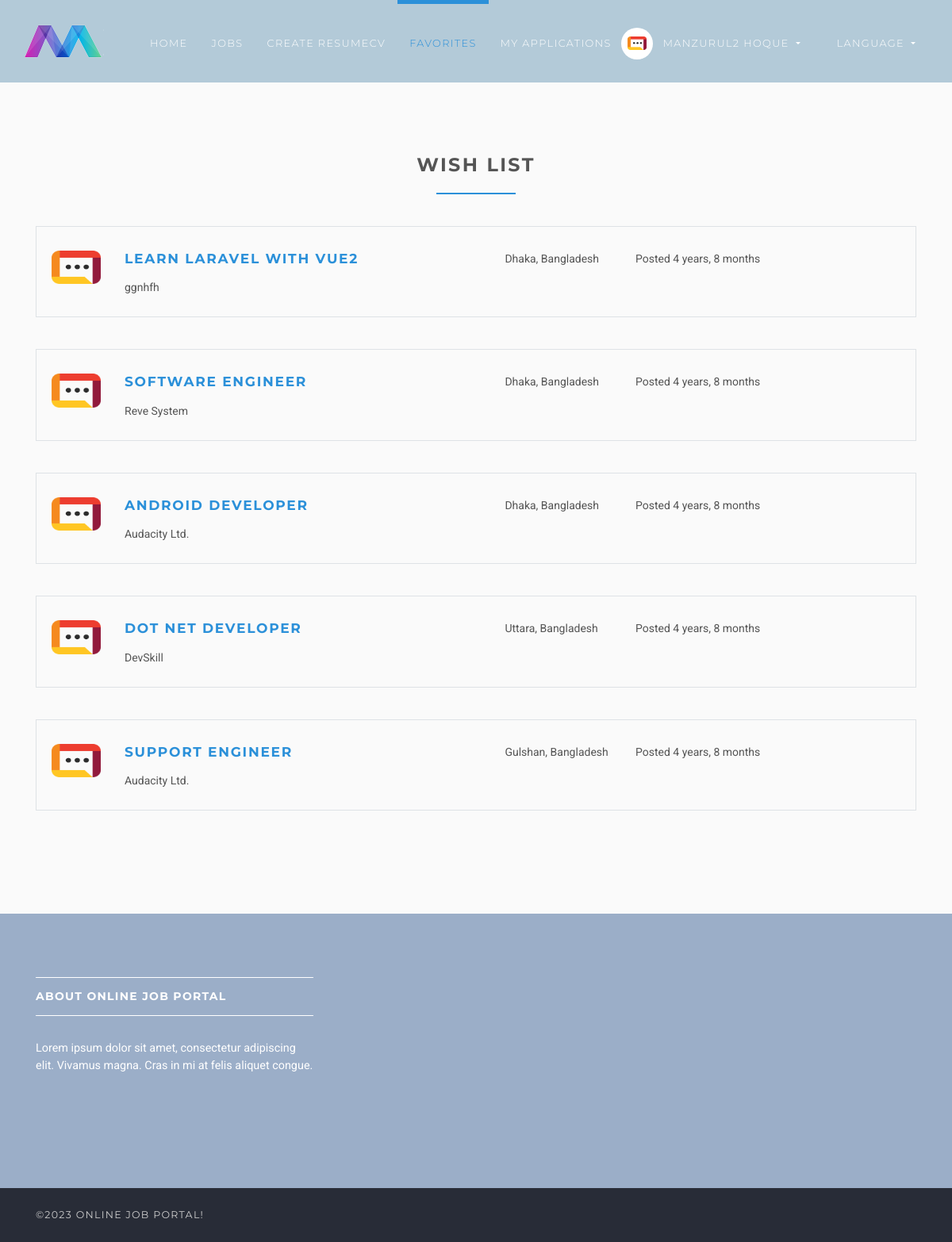
Page /en/employee/favorites (signed in) on the committed database.
### accounts/models.py (models this page shows, shortened)
class User(AbstractUser):
    username = None
    role = models.CharField(max_length=12, error_messages={"required": "Role must be provided"})
    gender = models.CharField(max_length=10, blank=True, null=True, default="")
    email = models.EmailField(
        unique=True, blank=False, error_messages={"unique": "A user with that email already exists."}
    )
    USERNAME_FIELD = "email"
    REQUIRED_FIELDS = []
    objects = UserManager()

### jobsapp/models.py (models this page shows, shortened)
class Favorite(models.Model):
    user = models.ForeignKey(User, on_delete=models.CASCADE)
    job = models.ForeignKey(Job, on_delete=models.CASCADE, related_name="favorites")
    created_at = models.DateTimeField(default=timezone.now)
    soft_deleted = models.BooleanField(default=False)

class Job(models.Model):
    user = models.ForeignKey(User, on_delete=models.CASCADE)
    title = models.CharField(max_length=300)
    description = models.TextField()
    location = models.CharField(max_length=150)
    type = models.CharField(choices=JOB_TYPE, max_length=10)
    category = models.CharField(max_length=100)
    last_date = models.DateTimeField()
    company_name = models.CharField(max_length=100)
    company_description = models.CharField(max_length=300)
    website = models.CharField(max_length=100, default="")
    created_at = models.DateTimeField(default=timezone.now)
    filled = models.BooleanField(default=False)
    salary = models.IntegerField(default=0, blank=True)
    tags = models.ManyToManyField(Tag)
    vacancy = models.IntegerField(default=1)
    objects = JobManager()
    class Meta:
        ordering = ["id"]

### jobsapp/views/employee.py (the view)
# urls.py: path("favorites", FavoriteListView.as_view(), name="employee-favorites"),
@method_decorator(login_required(login_url=reverse_lazy("accounts:login")), name="dispatch")
@method_decorator(user_is_employee, name="dispatch")
class FavoriteListView(ListView):
    model = Favorite
    template_name = "jobs/employee/favorites.html"
    context_object_name = "favorites"
    def get_queryset(self):
        return self.model.objects.select_related("job__user").filter(soft_deleted=False, user=self.request.user)

### templates/jobs/employee/favorites.html (shortened to what this page needs)
{% extends 'base.html' %}
{% load static %}
{% block content %}
    <section class="bg-light-gray">
        <div class="container">
            <h3 class="heading">Wish list</h3>
            {% if favorites.count > 0 %}
                {% for trending in favorites %}
                    <div class="job-listing job-listing--last">
                        <div class="row">
                            <div class="col-md-12 col-lg-6">
                                <div class="row">
                                    <div class="col-2">
                                        <img src="{% static 'img/company-1.png' %}"
                                             alt="ShareBoardd " class="img-fluid">
                                    </div>
                                    <div class="col-10">
                                        <h4 class="job__title">
                                            <a href="{% url 'jobs:jobs-detail' trending.job.id %}">{{ trending.job.title }}</a>
                                        </h4>
                                        <p class="job__company">
                                            {{ trending.job.company_name }}
                                        </p>
                                    </div>
                                </div>
                            </div>
                            <div class="col-10 col-md-3 col-lg-2 ml-auto"><i class="fa fa-map-marker job__location"></i>
                                {{ trending.job.location }}
                            </div>
                            <div class="col-10 col-md-3 col-lg-3 ml-auto">
                                <p>Posted {{ trending.job.created_at|timesince }}</p>
                            </div>
                            <div class="col-sm-12 col-md-2 col-lg-1">
                                <div class="job__star">
                                    <a href="javascript:void(0)" data-toggle="tooltip" data-id="{{ trending.job.id }}"
                                       data-placement="top" title="Saved to favourites"
                                       class="job__star__link favorite">
                                        <i class="fa fa-star"></i>
                                    </a>
                                </div>
                            </div>
                        </div>
                    </div>
                {% endfor %}
            {% else %}
                <h4 class="text-center mb-lg-5">Empty favorite list!</h4>
            {% endif %}
        </div>
    </section>
{% endblock %}

### templates/base.html (shortened to what this page needs)
{% load static %}
{% load static i18n %}
{% get_current_language as LANGUAGE_CODE %}
<!DOCTYPE html>
<html lang="{{ LANGUAGE_CODE }}">
<head>
    <link rel="stylesheet"
          href="{% static 'vendor/bootstrap/css/bootstrap.min.css' %}">
    <link rel="stylesheet"
          href="{% static 'vendor/font-awesome/css/font-awesome.min.css' %}">
    <link rel="stylesheet" href="{% static 'vendor/owl.carousel/assets/owl.carousel.css' %}">
    <link rel="stylesheet" href="{% static 'vendor/owl.carousel/assets/owl.theme.default.css' %}">
    <link rel="stylesheet" href="{% static 'css/style.default.css' %}" id="theme-stylesheet">
    <link rel="stylesheet" href="{% static 'css/custom.css' %}">
    <link rel="stylesheet" href="https://cdnjs.cloudflare.com/ajax/libs/toastr.js/latest/toastr.min.css"/>
</head>
<body>
<header class="header">
    <nav class="navbar navbar-expand-lg">
        <div class="container-fluid">
            <a href="{% url 'jobs:home' %}" class="navbar-brand">
                <img src="{% static 'img/logo-small.png' %}" alt="logo" class="d-none d-lg-block">
            </a>
            <div id="navbarSupportedContent" class="collapse navbar-collapse">
                {% with request.resolver_match.url_name as url_name %}
                    <ul class="navbar-nav ml-auto">
                        <li class="nav-item {% if url_name == 'home' %}active{% endif %}">
                            <a href="{% url 'jobs:home' %}" class="nav-link">Home <span class="sr-only">(current)</span></a>
                        </li>
                        <li class="nav-item {% if url_name == 'jobs' %}active{% endif %}">
                            <a href="{% url 'jobs:jobs' %}" class="nav-link">Jobs</a>
                        </li>
                        <li class="nav-item {% if url_name == 'templates' %}active{% endif %}">
                            <a href="{% url 'resume_cv:templates' %}" class="nav-link">Create ResumeCV</a>
                        </li>
                        {% if request.user.is_authenticated and request.user.role == 'employer' %}
                            <li class="nav-item dropdown">
                                <a id="clientZone" href="#" data-toggle="dropdown"
                                   aria-haspopup="true" aria-expanded="false"
                                   class="nav-link dropdown-toggle has-img mb-3 mb-lg-0 mt-3 mt-lg-0">
                                    <div class="client-menu-image">
                                        <div class="inner">
                                            <img src="{% static 'img/company-1.png' %}"
                                                 alt="company image"
                                                 class="img-fluid">
                                        </div>
                                    </div>
                                    {% if request.user.role == 'employee' %}
                                        {{ request.user.first_name }} {{ request.user.last_name }}
                                    {% else %}
                                        {{ request.user.first_name }}
                                    {% endif %}
                                </a>
                                <div aria-labelledby="clientZone" class="dropdown-menu">
                                    <a href="{% url 'jobs:employer-dashboard' %}"
                                       class="dropdown-item {% if url_name == 'employer-dashboard' %}active{% endif %}"
                                    >
                                        Dashboard
                                    </a>
                                    <a href="{% url 'jobs:employer-all-applicants' %}"
                                       class="dropdown-item {% if url_name == 'employer-all-applicants' %}active{% endif %}"
                                    >
                                        Applicants
                                    </a>
                                    <a href="{% url 'jobs:employer-jobs-create' %}"
                                       class="dropdown-item {% if url_name == 'employer-jobs-create' %}active{% endif %}"
                                    >
                                        Post a new job
                                    </a>
                                    <a href="{% url 'accounts:logout' %}" class="dropdown-item">Logout</a>
                                </div>
                            </li>
                        {% elif request.user.is_authenticated and request.user.role == 'employee' %}
                            <li class="nav-item {% if url_name == 'employee-favorites' %}active{% endif %}">
                                <a href="{% url 'jobs:employee-favorites' %}" class="nav-link">Favorites</a>
                            </li>
                            <li class="nav-item {% if url_name == 'employee-my-applications' %}active{% endif %}">
                                <a href="{% url 'jobs:employee-my-applications' %}" class="nav-link">My Applications</a>
                            </li>
                            <li class="nav-item dropdown">
                                <a id="clientZone" href="#" data-toggle="dropdown"
                                   aria-haspopup="true" aria-expanded="false"
                                   class="nav-link dropdown-toggle has-img mb-3 mb-lg-0 mt-3 mt-lg-0">
                                    <div class="client-menu-image">
                                        <div class="inner">
                                            <img src="{% static 'img/company-1.png' %}"
                                                 alt="company image"
                                                 class="img-fluid">
                                        </div>
                                    </div>
                                    {% if request.user.role == 'employee' %}
                                        {{ request.user.first_name }} {{ request.user.last_name }}
                                    {% else %}
                                        {{ request.user.first_name }}
                                    {% endif %}
                                </a>
                            </li>
                        {% endif %}
                        {% include "lang_selector.html" %}
                    </ul>
                {% endwith %}
            </div>
        </div>
    </nav>
</header>
<div>
    {% block content %} {% endblock %}
</div>
<footer class="footer">
    <div class="footer__block">
        <div class="container">
            <div class="row">
                <div class="col-lg-4 col-md-12 mb-5">
                    <h4 class="h5">About Online Job Portal</h4>
                    <p> Lorem ipsum dolor sit amet, consectetur adipiscing elit. Vivamus magna. Cras in mi at felis
                        aliquet congue. </p>
                </div>
            </div>
        </div>
    </div>
    <div class="footer__copyright">
        <div class="container">
            <div class="row">
                <div class="col-md-4 text-md-left text-center">
                    <p>&copy;{% now "Y" %} Online Job Portal!</p>
                </div>
            </div>
        </div>
    </div>
</footer>
</body>
</html>

### static/css/style.default.css (style rules this page uses)
html { height:100% }
body { height:100% }
header { z-index:1000 }
section { position:relative;padding-top:90px;padding-bottom:90px }
.heading { text-align:center;margin-bottom:40px }
.heading:after { content:" ";display:block;width:100px;height:2px;margin:20px auto 20px;background:#2b90d9 }
a,button { -webkit-transition:all .2s ease-out;transition:all .2s ease-out }
a i.fa,button i.fa { margin:0 5px }
.bg-light-gray { background:#fafafa }
.header { width:100% }
.navbar { text-transform:uppercase;letter-spacing:0.1em;background:#B3CAD8;padding-top:0 !important;padding-bottom:0 !important }
.navbar a { font-family:"Montserrat",Helvetica,Arial,sans-serif }
.navbar ul.navbar-nav>li>a:not(.navbar-btn) { color:#fff;font-weight:300;font-family:"Montserrat",Helvetica,Arial,sans-serif;font-size:0.8rem }
@media (min-width: 992px) { .navbar ul.navbar-nav>li>a:not(.navbar-btn) { border-top:5px solid transparent;padding:40px 15px !important;color:#fff;font-weight:300 } }
@media (min-width: 992px) { .navbar ul.navbar-nav>li.active>a,.navbar ul.navbar-nav>li.show>a { text-decoration:none !important;border-top-color:#2b90d9;color:#2b90d9 } }
#clientZone.has-img { position:relative;padding-left:50px !important;border-color:transparent !important }
.client-menu-image { display:inline-block;width:40px;height:40px;line-height:50px;-ms-flex-line-pack:center;align-content:center;border-radius:50%;background:#fff;position:absolute;top:50%;left:-3px;-webkit-transform:translateY(-50%);transform:translateY(-50%) }
.client-menu-image .inner { width:100%;height:100%;display:-webkit-box;display:-ms-flexbox;display:flex;-webkit-box-align:center;-ms-flex-align:center;align-items:center;-webkit-box-pack:center;-ms-flex-pack:center;justify-content:center }
.client-menu-image img { width:60% }
.footer__block { background:#9baec8;padding:80px 0 }
.footer__block h4 { border-top:solid 1px #fff;border-bottom:solid 1px #fff;padding:15px 0;margin-bottom:30px;color:#fff;text-transform:uppercase;letter-spacing:0.08rem }
.footer__block p { color:#fff;font-size:0.9rem }
.footer__copyright { background:#282c37;color:#ccc;padding:20px 0;font-size:.7875rem;line-height:28px;font-family:"Montserrat",Helvetica,Arial,sans-serif;text-transform:uppercase;letter-spacing:0.1em }
.footer__copyright p { margin:0 }
.job-listing { border:solid 1px #dee2e6;border-bottom:none;padding-top:30px;padding-bottom:10px;padding-left:19px;padding-right:15px;clear:both;-webkit-transition:all .2s ease-out;transition:all .2s ease-out }
.job-listing.job-listing--last { border-bottom:solid 1px #dee2e6;margin-bottom:40px }
.job__title { margin-top:0 }
.job__star__link { color:#adb5bd }
.job__location { margin-right:5px;color:#868e96 }
.job__star { text-align:right }
.navbar { padding:.5rem 1rem }
.navbar-brand { display:inline-block;padding-top:.33594rem;padding-bottom:.33594rem;margin-right:1rem;font-size:1.09375rem }
body { font-family:"Roboto",Helvetica,Arial,sans-serif;font-size:.875rem;font-weight:400;line-height:1.5;color:#555;background-color:#fff }
a { color:#2b90d9;text-decoration:none }
h1,h2,h3,h4,h5,h6,.h1,.h2,.h3,.h4,.box-simple h3,.box-image .name h3,.box-image-text .top .name h3,.box-image-text .top .name h4,.h5,.h6 { margin-bottom:1rem;font-family:"Montserrat",Helvetica,Arial,sans-serif;font-weight:700;line-height:1.2;color:#555;text-transform:uppercase;letter-spacing:0.1em }
h3,.h3 { font-size:1.4875rem }
h4,.h4,.box-simple h3,.box-image .name h3,.box-image-text .top .name h3,.box-image-text .top .name h4 { font-size:1.0675rem }
h5,.h5 { font-size:.875rem }

### static/css/custom.css (style rules this page uses)
.favorite { color: #ff7473 !important; }

### rows in the picture
User: user.first_name "MANZURUL2", user.last_name "HOQUE"
Favorite: job "LEARN LARAVEL WITH VUE2", job.company_name "ggnhfh", job.location "Dhaka, Bangladesh", job.created_at "4 years, 8 months"
Favorite: job "SOFTWARE ENGINEER", job.company_name "Reve System", job.location "Dhaka, Bangladesh", job.created_at "4 years, 8 months"
Favorite: job "ANDROID DEVELOPER", job.company_name "Audacity Ltd.", job.location "Dhaka, Bangladesh", job.created_at "4 years, 8 months"
Favorite: job "DOT NET DEVELOPER", job.company_name "DevSkill", job.location "Uttara, Bangladesh", job.created_at "4 years, 8 months"
Favorite: job "SUPPORT ENGINEER", job.company_name "Audacity Ltd.", job.location "Gulshan, Bangladesh", job.created_at "4 years, 8 months"
